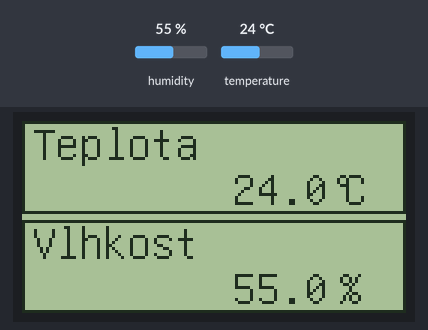
The sketch below on a simulated Arduino Uno, built with avr-gcc and run on an emulated ATmega328P. On the bench: 128×64 one-colour display. The inputs (shaded band) are chosen by the test bench; at power-on: humidity 55 %, temperature 24 °C.

Above: at 2.8 s.
2.9 s: humidity set to 22 %
At 5.7 s:
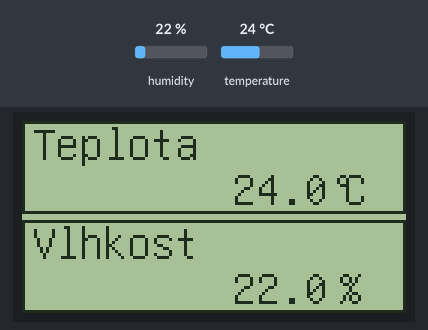
6.1 s: temperature set to 12 °C
At 7.0 s:
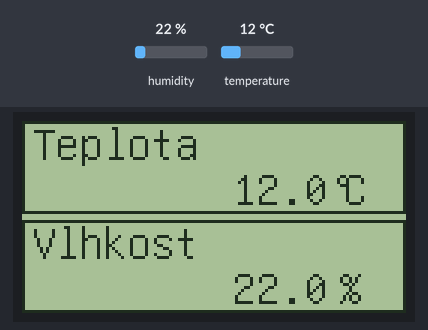
8.8 s: humidity set to 40 %
At 11.8 s:
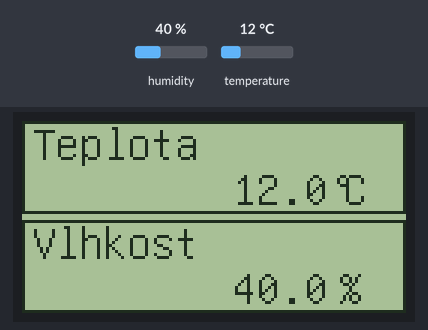
12.1 s: temperature set to 19 °C
At 13.9 s:
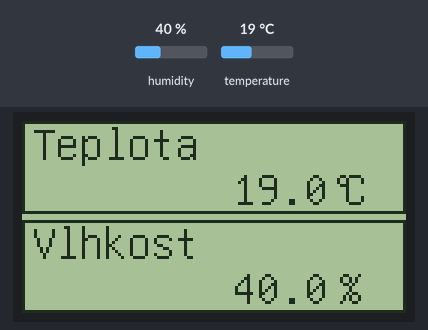
Timing chart, 0 to 15.4 s (numbered marks = the images above; inputs shaded):
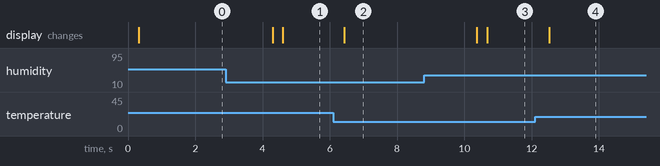

Measured:
- after the input at 2.9 s, the display: first changes after 1.4 s (image 1 shows a later state)
- after the input at 6.1 s, the display: changes after 0.33 s (image 2)
- after the input at 8.8 s, the display: first changes after 1.6 s (image 3 shows a later state)
- after the input at 12.1 s, the display: changes after 0.43 s (image 4)

The sketch:

meteostation.ino
```cpp
#include <DHT.h> // knihovna pro senzor teploty a vlhkosti
#include <U8glib.h> // knihovna pro displej
#define dhtpin 9 // deklarace proměnné pro vstupní pin senzoru
#define dhttype DHT22 // deklarace typu senzoru pod proměnnou dhttype

// senzor DHT22: pravý vývod ukostřen, levý na 5V bez odporu, druhý zleva na data, PIN č.9
DHT dht(9, dhttype);

// Piny displeje jsou: E=12, RW=11, RS=10, BLA = 3V, BLK=ukostřena
U8GLIB_ST7920_128X64 u8g(12, 11, 10, U8G_PIN_NONE);

// u charakterů (předem kapacitně definovaným Stringů) je dobré mít rezervu místa, aby nemohlo dojít k přečerpání limitu znaků - pro nás stačí 5 znaků
char temperature [5]; // deklarace pětiprvkových řetězcových (String) charakterů - zde pro teplotu
char humidity [5]; // a zde pro vlhkost vzduchu
const char DEGREE_SYMBOL[] = { 0xB0, '\0' }; // deklarace statického pole charakteru do paměti, symbol stupně °

// nastavení sériové komunikace, fontu a barvy
void setup() {

  // spuštění funkce senzoru dht
  dht.begin();

  // započetí sériové komunikace s displejem
  Serial.begin(9600);

  // spuštění funkce pro displej
  u8g.begin();

  // nastavení fontu pro displej
  u8g.setFont(u8g_font_unifont);

  // nastavení barvy pro displej (1 = bílá)
  u8g.setColorIndex(1);
}

// nekonečná funkce - volání funkce meteo() dokola na dvě stránky displeje, které se obnovují
void loop() {
  u8g.firstPage(); // zobrazení první "strany"

  // smyčka, která spustí funkci meteo(), dokud se nezobrazí druhá "strana", která je nastavena za 20 sekund
  do {
    meteo();
  }
    while (u8g.nextPage());
    delay(20); // čas mezi "stranami"
  }

// funkce zjištění teploty
void readTemperature()
{
  // detekce teploty pod proměnnou t = desetinné číslo
  float t = dht.readTemperature();

  // vytvoření řetězce (Stringu) z čísla a jeho uložení pod charakter temperature
  dtostrf(t, 3, 1, temperature);
}

//funkce zjištění vlhkosti
void readHumidity()
{
  // detekce vlhkosti pod proměnnou h = desetinné číslo
  float h = dht.readHumidity();

  // vytvoření řetězce (Stringu) z čísla a jeho uložení pod charakter humidity
  dtostrf(h, 3, 1, humidity);
}

// meteo funkce
void meteo() {

  // zobrazení rámečků
  u8g.drawFrame(0,0,128,31);
  u8g.drawFrame(0,33,128,31);

  // spuštění funkcí detekce teploty a vlhkosti
  readTemperature();
  readHumidity();

  // tisk teploty
  u8g.drawStr(3, 13, "Teplota");
  u8g.drawStr(70, 28, temperature);
  u8g.drawStr(103, 28, DEGREE_SYMBOL);
  u8g.drawStr(107, 28, "C");

  // tisk vlhkosti
  u8g.drawStr(3,46, "Vlhkost");
  u8g.drawStr(70, 61, humidity);
  u8g.drawStr(105,61, "%");
}
```
